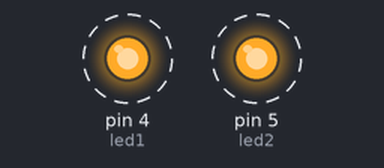
Recording of a program running on a simulated MicroPython board. On the bench: output pins drawn as LEDs (lit = HIGH). Dashed ring = blinking. Threads take turns every 2 ms.

Above: at 0.12 s.
Timing chart, 0 to 4.6 s (numbered marks = the images above):
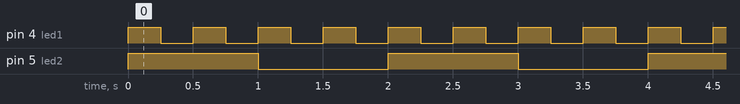

The program:

main_threading.py
```python
import _thread
from machine import Pin
from time import sleep

led1 = Pin(4, Pin.OUT)
led2 = Pin(5, Pin.OUT)

lock1 = _thread.allocate_lock()
lock2 = _thread.allocate_lock()

def diode1():
    while True:
        lock1.acquire()
        led1.value(1)
        sleep(0.25)
        led1.value(0)
        sleep(0.25)
        lock1.release()
        #_thread.exit()

def diode2():
    while True:
        lock2.acquire()
        led2.value(1)
        sleep(1)
        led2.value(0)
        sleep(1)
        lock2.release()
        #_thread.exit()

#while True:
_thread.start_new_thread(diode1, ())
_thread.start_new_thread(diode2, ())
```

Measured:
- by itself, pin 4 (led1): alternates HIGH for 0.25 s and LOW for 0.25 s
- by itself, pin 5 (led2): alternates HIGH for 1.0 s and LOW for 1.0 s
- by itself, everything shown: repeats every 2.0 s, in 8 steps
